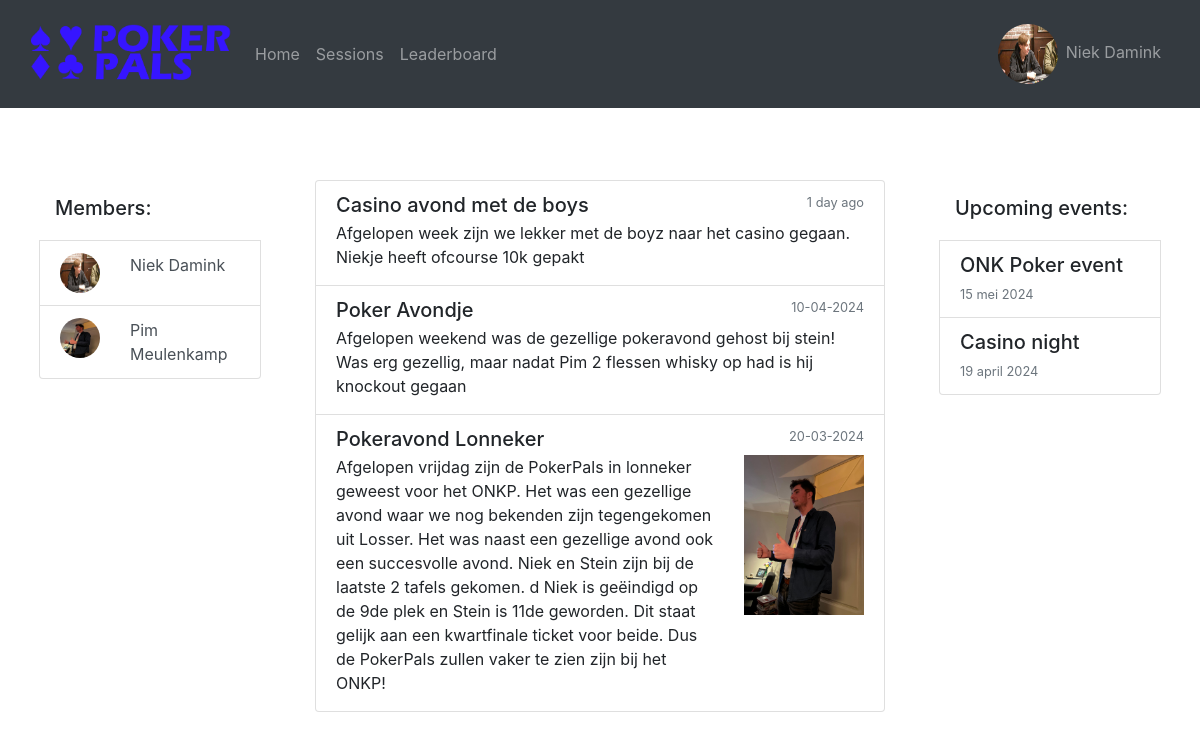
Page / (signed in) on the earlier database version.
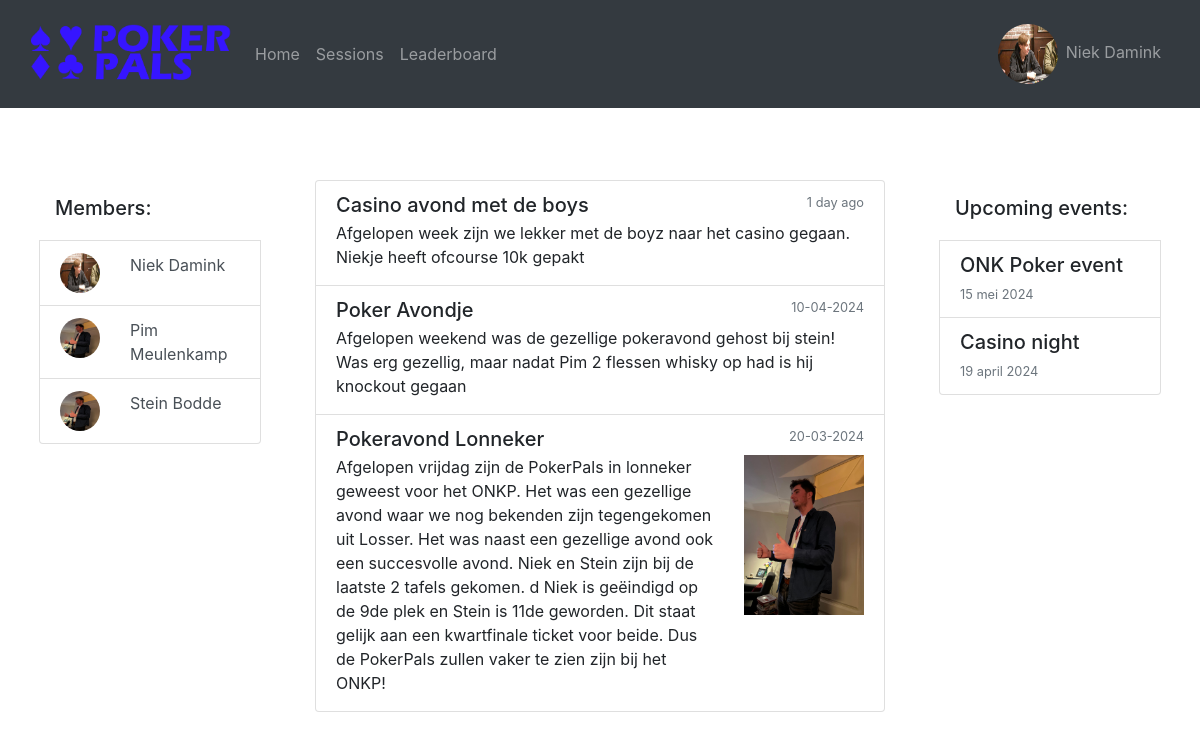
Same page on the later database version.
### website/models.py (models this page shows)
class User(db.Model, UserMixin):
    id = db.Column(db.Integer, primary_key=True)
    name = db.Column(db.String(150), unique=True)
    password = db.Column(db.String(150))
    sessions = db.relationship('Usersession')
    imgURL = db.Column(db.String(10000))

### website/views.py (the view)
@views.route('/')
@login_required
def home():
    return render_template("home.html", user = current_user, user_list = getUserAndImage())

### website/__init__.py (called while the page is built)
def create_app():
    app = Flask(__name__)
    app.config['SECRET_KEY'] = 'ksjdksajdk17HSSH2ssj88ss'
    app.config['SQLALCHEMY_DATABASE_URI'] = f'sqlite:///{DB_NAME}'
    db.init_app(app)
    from .views import views
    from .auth import auth
    from .admin import admin
    app.register_blueprint(views, url_prefix='/')
    app.register_blueprint(auth, url_prefix='/')
    app.register_blueprint(admin, url_prefix='/admin')
    from .models import User, Post
    create_database(app)
    login_manager = LoginManager()
    login_manager.login_view = 'auth.login'
    login_manager.init_app(app)
    @login_manager.user_loader
    def load_user(id):
        return User.query.get(int(id))
    return app

### website/dbQueries.py (called while the page is built)
def getUserAndImage():
    users = User.query.all()
    user_list = []
    for user in users:
        user_list.append([user.name, user.imgURL])
    return user_list

### website/templates/home.html
{% extends "base.html"%} {% block title %} Home {% endblock %}
{% block content%}
<br>
<br>
<br>
<div class="row">
    <div class="col">
        <ul class="list-group px-4">
            <h5 class="mb-1 p-3">Members:</h5>
            {% for name, url in user_list%}
            <li class="list-group-item list-group-item-action">
                <div class="row">
                    <div class="col-auto">
                        <img class="rounded-circle" src="{{url_for('static', filename= url)}}" width="40px" height="40px">
                    </div>
                    <div class="col">
                        {{ name }}
                    </div>
                </div>
            </li>
            {% endfor %}
        </ul>
    </div>
    <div class="col-6">
        <div class="list-group">
            <a class="list-group-item list-group-item-action flex-column align-items-start">
                <div class="d-flex w-100 justify-content-between">
                    <h5 class="mb-1">Casino avond met de boys</h5>
                    <small class="text-muted">1 day ago</small>
                </div>
                <p class="mb-1">Afgelopen week zijn we lekker met de boyz naar het casino gegaan. Niekje heeft ofcourse
                    10k gepakt</p>
            </a>
            <a class="list-group-item list-group-item-action flex-column align-items-start">
                <div class="d-flex w-100 justify-content-between">
                    <h5 class="mb-1">Poker Avondje</h5>
                    <small class="text-muted">10-04-2024</small>
                </div>
                <p class="mb-1">Afgelopen weekend was de gezellige pokeravond gehost bij stein! Was erg gezellig, maar
                    nadat Pim 2 flessen whisky op had is hij knockout gegaan</p>
            </a>
            <a class="list-group-item list-group-item-action flex-column align-items-start">
                <div class="d-flex w-100 justify-content-between">
                    <h5 class="mb-1">Pokeravond Lonneker</h5>
                    <small class="text-muted">20-03-2024</small>
                </div>
                <div class="row">
                    <div class="col">
                        <p class="mb-1">Afgelopen vrijdag zijn de PokerPals in lonneker geweest voor het ONKP.
                            Het was een gezellige avond waar we nog bekenden zijn tegengekomen uit Losser. Het was naast
                            een gezellige avond ook een succesvolle avond. Niek en Stein zijn bij de laatste 2 tafels
                            gekomen.
                            d Niek is geëindigd op de 9de plek en Stein is 11de geworden. Dit staat gelijk aan een
                            kwartfinale ticket voor beide.
                            Dus de PokerPals zullen vaker te zien zijn bij het ONKP!</p>
                    </div>
                    <div class="col-auto">
                        <img src="{{url_for('static', filename='pictures/pim.jpg')}}" width="120px">
                    </div>
                </div>
            </a>
        </div>
    </div>
    <div class="col">
        <div class="list-group px-4">
            <h5 class="mb-1 p-3">Upcoming events:</h5>
            <a class="list-group-item list-group-item-action flex-column align-items-start">
                <div class="d-flex w-100 justify-content-between">
                    <h5 class="mb-1">ONK Poker event</h5>
                </div>
                <small class="text-muted">15 mei 2024</small>
            </a>
            <a class="list-group-item list-group-item-action flex-column align-items-start">
                <div class="d-flex w-100 justify-content-between">
                    <h5 class="mb-1">Casino night</h5>
                </div>
                <small class="text-muted">19 april 2024</small>
            </a>
        </div>
    </div>
    {% endblock %}

### website/templates/base.html (shortened to what this page needs)
<!DOCTYPE html>
<html>
  <head>
    <link
      rel="stylesheet"
      href="https://stackpath.bootstrapcdn.com/bootstrap/4.4.1/css/bootstrap.min.css"
    />
    <link
      rel="stylesheet"
      href="https://stackpath.bootstrapcdn.com/font-awesome/4.7.0/css/font-awesome.min.css"
    />
  </head>
  <body>
    {% if user.is_authenticated %}
    <nav class="navbar navbar-expand-lg navbar-dark bg-dark">
        <div class="container-fluid">
          <a class="navbar-brand">
            <img src="{{url_for('static', filename='pictures/logo.png')}}" width="200px">
          </a>
          <div class="collapse navbar-collapse" id="navbarText">
            <ul class="navbar-nav me-auto mb-2 mb-lg-0">
              <li class="nav-item">
                <a class="nav-link" href="/">Home</a>
              </li>
              <li class="nav-item">
                <a class="nav-link" href="/sessions">Sessions</a>
              </li>
              <li class="nav-item">
                <a class="nav-link" href="/leaderboard">Leaderboard</a>
              </li>
            </ul>
            <ul class="navbar-nav ml-auto mb-2 mb-lg-0">
                <li class="nav-item">
                    <a class="nav-link" href="/account"><img class='rounded-circle m-2' src="{{url_for('static', filename=user.imgURL)}}" width="60px" height="60px" class="avatar">{{user.name}}</a>
                </li>
            </ul>
          </div>
        </div>
    </nav>
    {% endif %}
    <div class="container-fluid">
        {% block content%}
        {% endblock %}
    </div>
  </body>
</html>

Differences in the rows shown:
added User: imgURL (picture), name "Stein Bodde"
